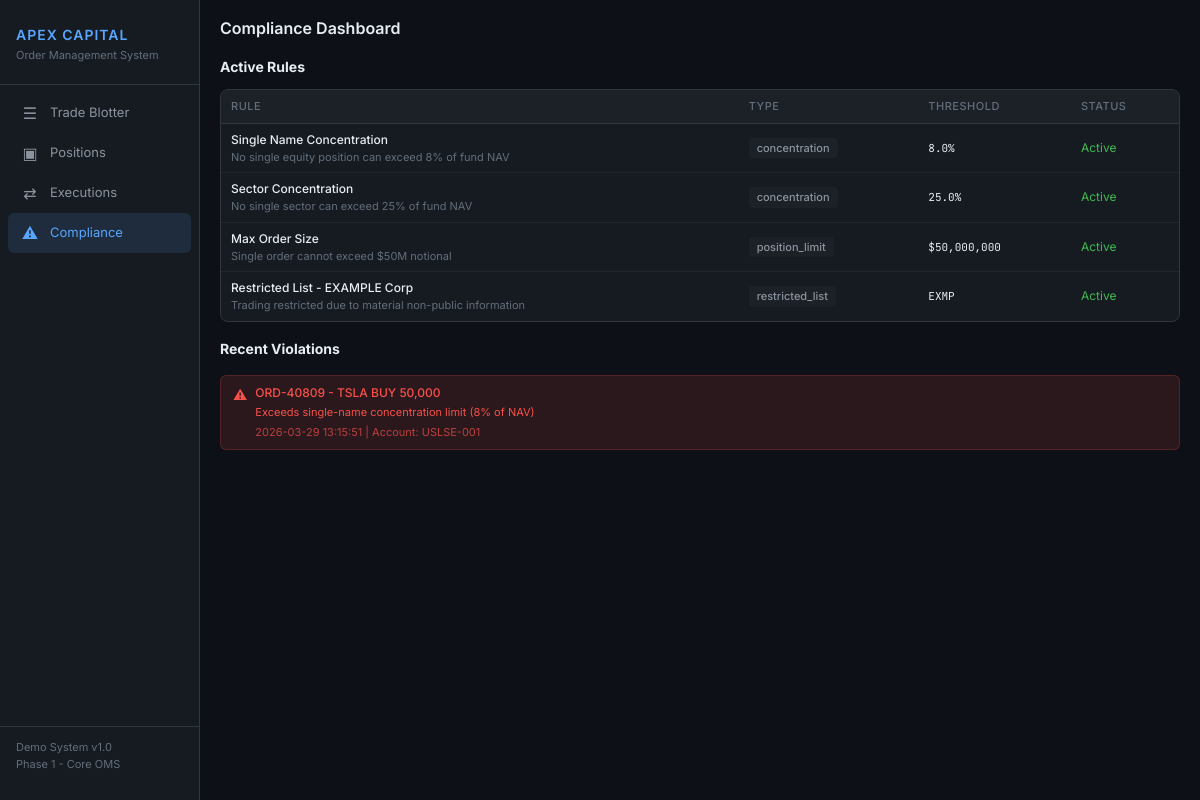
The page /compliance on the database its author committed.
### models.py (models this page shows)
class ComplianceRule(db.Model):
    id = db.Column(db.Integer, primary_key=True)
    rule_name = db.Column(db.String(100), nullable=False)
    rule_type = db.Column(db.String(50))  # position_limit, concentration, restricted_list
    parameter = db.Column(db.String(50))  # What it checks (e.g., symbol, sector, asset_class)
    threshold = db.Column(db.Float)  # The limit value
    description = db.Column(db.String(200))
    is_active = db.Column(db.Boolean, default=True)

class Order(db.Model):
    id = db.Column(db.Integer, primary_key=True)
    order_id = db.Column(db.String(20), unique=True, nullable=False)
    asset_class = db.Column(db.String(20), nullable=False)  # Equity, Fixed Income, FX, Derivative
    symbol = db.Column(db.String(20), nullable=False)
    description = db.Column(db.String(100))  # e.g., "Apple Inc." or "US 10Y Treasury"
    side = db.Column(db.String(4), nullable=False)  # BUY or SELL
    quantity = db.Column(db.Float, nullable=False)
    order_type = db.Column(db.String(20), nullable=False)  # Market, Limit, Stop, VWAP, TWAP
    limit_price = db.Column(db.Float, nullable=True)
    status = db.Column(db.String(20), default="New")  # New, Working, Partial, Filled, Rejected, Cancelled
    filled_qty = db.Column(db.Float, default=0.0)
    avg_price = db.Column(db.Float, nullable=True)
    broker = db.Column(db.String(20))
    venue = db.Column(db.String(30))  # Exchange or dark pool
    account_id = db.Column(db.Integer, db.ForeignKey("account.id"), nullable=False)
    compliance_status = db.Column(db.String(20), default="Pending")  # Pending, Passed, Failed
    compliance_note = db.Column(db.String(200))
    created_at = db.Column(db.DateTime, default=datetime.utcnow)
    updated_at = db.Column(db.DateTime, default=datetime.utcnow, onupdate=datetime.utcnow)
    tif = db.Column(db.String(10), default="DAY")  # DAY, GTC, IOC, FOK
    currency_pair = db.Column(db.String(10))  # e.g., "EUR/USD"
    settle_date = db.Column(db.String(10))  # T+1, T+2, etc.
    coupon = db.Column(db.Float)
    maturity_date = db.Column(db.String(20))
    yield_value = db.Column(db.Float)
    executions = db.relationship("Execution", backref="order", lazy=True)

class Account(db.Model):
    id = db.Column(db.Integer, primary_key=True)
    account_code = db.Column(db.String(20), unique=True, nullable=False)
    account_name = db.Column(db.String(100), nullable=False)
    fund_type = db.Column(db.String(50))  # e.g., "Long/Short Equity", "Global Macro"
    base_currency = db.Column(db.String(3), default="USD")
    nav = db.Column(db.Float, default=0.0)  # Net Asset Value
    orders = db.relationship("Order", backref="account", lazy=True)
    positions = db.relationship("Position", backref="account", lazy=True)

### app.py (the view)
@app.route("/compliance")
def compliance():
    rules = ComplianceRule.query.all()
    failed_orders = Order.query.filter(Order.compliance_status == "Failed").all()
    return render_template(
        "compliance.html",
        rules=rules,
        failed_orders=failed_orders,
        active_page="compliance",
    )

### app.py (called while the page is built)
@app.context_processor
def inject_now():
    return {"now": datetime.utcnow()}

### templates/compliance.html (shortened to what this page needs)
{% extends "base.html" %}
{% block content %}
<div class="page-header">
    <h2>Compliance Dashboard</h2>
</div>
<div class="two-col">
    <div>
        <h3 style="font-size: 14px; margin-bottom: 12px;">Active Rules</h3>
        <div class="data-table-wrapper">
            <table class="data-table">
                <thead>
                    <tr>
                        <th>Rule</th>
                        <th>Type</th>
                        <th>Threshold</th>
                        <th>Status</th>
                    </tr>
                </thead>
                <tbody>
                    {% for rule in rules %}
                    <tr>
                        <td>
                            <div style="font-weight: 500;">{{ rule.rule_name }}</div>
                            <div style="font-size: 11px; color: var(--text-muted);">{{ rule.description }}</div>
                        </td>
                        <td>
                            <span class="badge" style="background: var(--bg-tertiary); color: var(--text-secondary);">
                                {{ rule.rule_type }}
                            </span>
                        </td>
                        <td class="mono">
                            {% if rule.rule_type == 'concentration' %}
                                {{ rule.threshold }}%
                            {% elif rule.rule_type == 'position_limit' %}
                                ${{ "{:,.0f}".format(rule.threshold) }}
                            {% elif rule.rule_type == 'restricted_list' %}
                                {{ rule.parameter }}
                            {% else %}
                                {{ rule.threshold }}
                            {% endif %}
                        </td>
                        <td>
                            {% if rule.is_active %}
                                <span class="rule-active">Active</span>
                            {% else %}
                                <span class="rule-inactive">Inactive</span>
                            {% endif %}
                        </td>
                    </tr>
                    {% endfor %}
                </tbody>
            </table>
        </div>
    </div>
    <div>
        <h3 style="font-size: 14px; margin-bottom: 12px;">Recent Violations</h3>
        {% if failed_orders %}
            <div class="compliance-alerts">
                {% for order in failed_orders %}
                <div class="alert-item danger">
                    <span class="alert-icon">&#9888;</span>
                    <div>
                        <div style="font-weight: 500;">{{ order.order_id }} - {{ order.symbol }} {{ order.side }} {{ "{:,.0f}".format(order.quantity) }}</div>
                        <div style="font-size: 11px; margin-top: 2px;">{{ order.compliance_note }}</div>
                        <div style="font-size: 11px; margin-top: 4px; opacity: 0.7;">
                            {{ order.created_at.strftime('%Y-%m-%d %H:%M:%S') }} | Account: {{ order.account.account_code }}
                        </div>
                    </div>
                </div>
                {% endfor %}
            </div>
        {% else %}
            <div class="empty-state">
                <div class="icon">&#10004;</div>
                <p>No compliance violations today</p>
            </div>
        {% endif %}
    </div>
</div>
{% endblock %}

### static/style.css (style rules this page uses)
* { margin: 0; padding: 0; box-sizing: border-box; }
:root { --bg-primary: #0d1117; --bg-secondary: #161b22; --bg-tertiary: #1c2128; --bg-hover: #1f2937; --border: #30363d; --border-light: #21262d; --text-primary: #e6edf3; --text-secondary: #8b949e; --text-muted: #636e7b; --green: #3fb950; --green-bg: rgba(63, 185, 80, 0.12); --red: #f85149; --red-bg: rgba(248, 81, 73, 0.12); --blue: #58a6ff; --blue-bg: rgba(88, 166, 255, 0.12); --yellow: #d29922; --yellow-bg: rgba(210, 153, 34, 0.12); --orange: #db6d28; --purple: #bc8cff; --font-mono: "JetBrains Mono", "Fira Code", "Cascadia Code", "Consolas", monospace; --font-sans: "Inter", -apple-system, BlinkMacSystemFont, "Segoe UI", sans-serif; }
body { font-family: var(--font-sans); background: var(--bg-primary); color: var(--text-primary); font-size: 13px; line-height: 1.5; }
.page-header { display: flex; justify-content: space-between; align-items: center; margin-bottom: 16px; }
.page-header h2 { font-size: 16px; font-weight: 600; }
.data-table-wrapper { background: var(--bg-secondary); border: 1px solid var(--border); border-radius: 8px; overflow: hidden; }
.data-table { width: 100%; border-collapse: collapse; font-size: 12px; }
.data-table thead th { background: var(--bg-tertiary); padding: 8px 10px; text-align: left; font-weight: 500; font-size: 11px; color: var(--text-muted); text-transform: uppercase; letter-spacing: 0.5px; border-bottom: 1px solid var(--border); white-space: nowrap; position: sticky; top: 0; }
.data-table tbody tr { border-bottom: 1px solid var(--border-light); transition: background 0.1s; }
.data-table tbody tr:last-child { border-bottom: none; }
.data-table tbody td { padding: 7px 10px; white-space: nowrap; }
.data-table tbody td.mono { font-family: var(--font-mono); font-size: 11px; }
.badge { display: inline-block; padding: 2px 8px; border-radius: 4px; font-size: 11px; font-weight: 500; }
.compliance-alerts { margin-top: 16px; }
.alert-item { padding: 8px 12px; border-radius: 6px; margin-bottom: 6px; font-size: 12px; display: flex; align-items: flex-start; gap: 8px; }
.alert-item.danger { background: var(--red-bg); border: 1px solid rgba(248, 81, 73, 0.2); color: var(--red); }
.alert-item .alert-icon { font-size: 14px; flex-shrink: 0; }
.two-col { display: grid; grid-template-columns: minmax(0, 1fr) minmax(0, 1fr); gap: 16px; margin-top: 16px; }
@media (max-width: 1200px) { .two-col { grid-template-columns: 1fr; } }
.rule-active { color: var(--green); }

### rows shown on the page
ComplianceRule: rule_name "Single Name Concentration", description "No single equity position can exceed 8% of fund NAV", rule_type "concentration", threshold "8.0", is_active "Active"
ComplianceRule: rule_name "Sector Concentration", description "No single sector can exceed 25% of fund NAV", rule_type "concentration", threshold "25.0", is_active "Active"
ComplianceRule: rule_name "Max Order Size", description "Single order cannot exceed $50M notional", rule_type "position_limit", threshold "50,000,000", is_active "Active"
ComplianceRule: rule_name "Restricted List - EXAMPLE Corp", description "Trading restricted due to material non-public information", rule_type "restricted_list", parameter "EXMP", is_active "Active"
Order: order_id "ORD-40809", symbol "TSLA", side "BUY", quantity "50,000", compliance_note "Exceeds single-name concentration limit (8% of NAV)", created_at "2026-03-29 13:15:51", account.account_code "USLSE-001"
